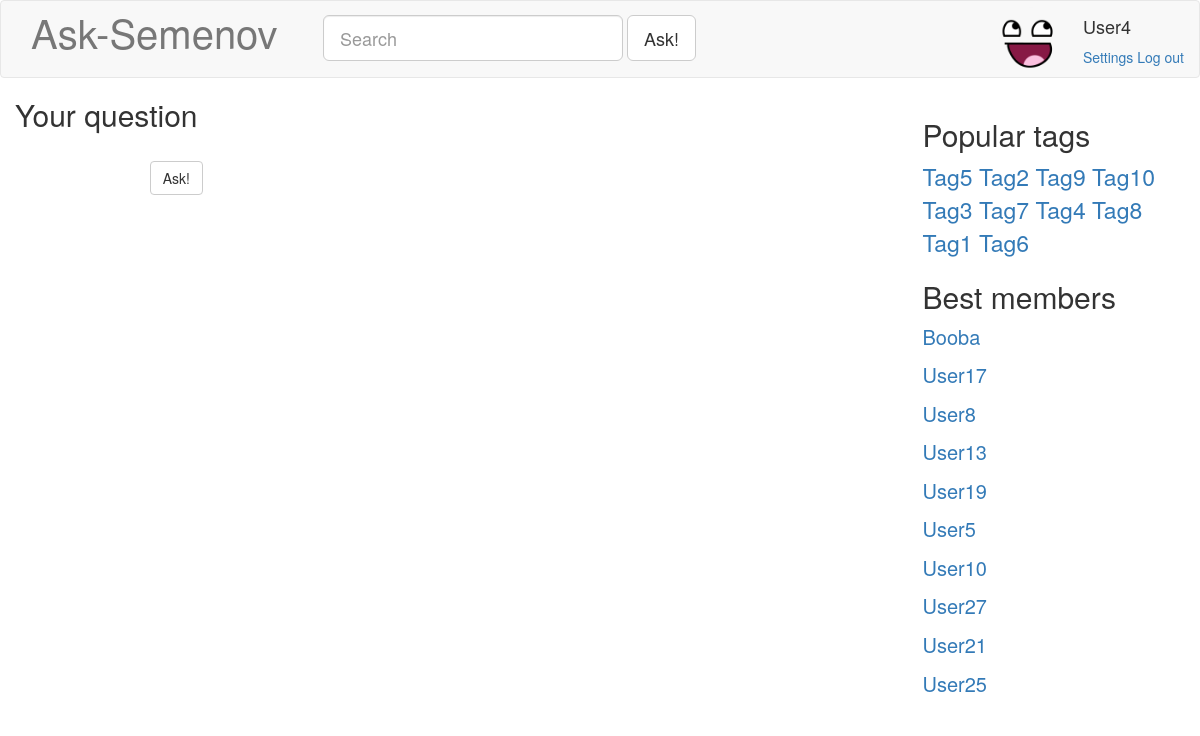
The app's page /ask/ (signed in) with its own data.
### blog/models.py (models this page shows, shortened)
class Profile( models.Model ):
	user = models.OneToOneField( User, null = False, blank = False, on_delete = models.CASCADE )
	nickname = models.TextField( null = False, blank = False, max_length = 30 )
	image = models.ImageField( null = False, blank = True, upload_to = '', default = 'dummy.png', max_length = 100 )
	rating = models.IntegerField( null = False, default = 0 )
	objects = ProfileManager()
	class Meta:
		verbose_name = "Профиль"
		verbose_name_plural = "Профили"

class Tag( models.Model ):
	caption = models.CharField( unique = True, null = False, blank = False, max_length = 20 )
	objects = TagManager()
	def __str__( self ):
		return str( self.caption )
	class Meta:
		verbose_name = "Тэг"
		verbose_name_plural = "Тэги"

### blog/views.py (the view)
# urls.py: url(r'^ask/$', blogViews.ask, name="askQuestion"),
@login_required( redirect_field_name='continue' )
def ask( request ):
	if ( request.method == 'POST' ):
		form = blogForms.AskForm( request.POST )
		if ( form.is_valid() ):
			newQuestion = form.save( Profile.objects.get_by_login( request.user.username ) )
			return HttpResponseRedirect( '/question/' + str( newQuestion.id ) + '/' )
	else:
		form = blogForms.AskForm()
	result = makeBase( request )
	result[ 'form' ] = form
	return render( request, 'ask.html', result )

### blog/models.py (called while the page is built)
	def rating_sorted( self ):
		return super( TagManager, self ).annotate( questionCount = models.Count( 'question' ) ).order_by( '-questionCount' )

	def rating_sorted( self ):
		return super( ProfileManager, self ).order_by( '-rating' )

	def get_by_login( self, username ):
		return super( ProfileManager, self ).get( user__username = username )

### blog/views.py (called while the page is built)
def makeBase( request ):
	result = {
		'hotTags': Tag.objects.rating_sorted()[:10],
		'bestMembers': Profile.objects.rating_sorted()[:10],
	}
	if ( request.user.is_authenticated ):
		result[ 'profile' ] = Profile.objects.get_by_login( request.user.username )
	else:
		result[ 'profile' ] = None
	return result

### templates/ask.html (shortened to what this page needs)
{% extends "base.html" %}
{% load static %}
{% block extras %} <link rel="stylesheet" href="{% static "css/forms.css" %}"> {% endblock %}
{% block customContent %}
<div class="container-fluid">
	<h2>Your question</h2>
	<form class="col-md-10 form-horizontal ask-formContainer" enctype="multipart/form-data" method="post">
		<div class="form-group">
			<div class="col-sm-7 col-sm-offset-2">
				<button type="submit" class="btn btn-default">Ask!</button>
			</div>
		</div>
	</form>
</div>
{% endblock %}

### templates/base.html (shortened to what this page needs)
{% load static %}
<!DOCTYPE html>
<html>
	<head>
		<link rel="stylesheet" href="{% static "css/bootstrap.min.css" %}">
		<link rel="stylesheet" href="{% static "css/base.css" %}">
		{% block extras %}{% endblock %}
	</head>
	<body>
		<nav class="navbar navbar-default ask-navbar">
			<div class="container-fluid">
				<div class="navbar-header col-md-3">
		      		{% url 'mainPage' as mainPageURL %}
					<a class="navbar-brand ask-navbarBrand" href="{{ mainPageURL }}">Ask-Semenov</a>
				</div>
				<div class="collapse navbar-collapse">
					{% url 'askQuestion' as askURL %}
					<form class="navbar-form navbar-left" role="search" action="{{ askURL }}">
						<div class="form-group">
							<input id="ask-mainSearchField" class="form-control input-lg" type="text"  placeholder="Search">
						</div>
						<button type="submit" class="btn btn-lg btn-default">Ask!</button>
					</form>
				{% if profile %}
					<ul class="nav navbar-nav navbar-right">
						<li class="pull-right">
							<div class="media">
								<div class="media-left media-middle">
									<a class="navbar-link" href="#">
										<img id="ask-profilePicture" class="media-object img-circle" src="{{ profile.image.url }}">
									</a>
								</div>
								<div class="media-right">
									<h4> {{ profile.nickname }}</h4>
									<div>
										{% url 'settings' as settingsURL %}
										<a href="{{ settingsURL }}">Settings</a>
										{% url 'logout' as logoutURL %}
										<a href="{{ logoutURL }}">Log out</a>
									</div>
								</div>
							</div>
						</li>
					</ul>
				{% endif %}
				</div>
			</div>
		</nav>
		<div class="row">
			<div class="container col-md-9">
			{% block customContent %}{% endblock %}
			</div>
			<div class="col-md-3 ask-rightColumn">
				<div class="ask-tagsBlock">
					<h2>Popular tags</h2>
					<div class="ask-popularTags">
					{% for tag in hotTags %}
					{% url 'taggedQuestions' tag as taggedQuestionsURL %}
						<a href="{{ taggedQuestionsURL }}">{{ tag.caption|title }}</a>
					{% endfor %}
					</div>
				</div>
				<div class="ask-bestMembersBlock">
					<h2>Best members</h2>
					<ul class="list-unstyled ask-bestMembers">
					{% for member in bestMembers %}
						<li><a href="#">{{ member.nickname }}</a></li>
					{% endfor %}
					</ul>
				</div>
			</div>
		</div>
	</body>
</html>

### static/css/base.css (style rules this page uses)
.html, body { height: 100%; }
.ask-navbar { margin-bottom: 0px; padding-top: 6px; padding-bottom: 6px; }
.ask-navbarBrand { font-size: 40px; }
#ask-mainSearchField { width: 300px; }
#ask-profilePicture { width: 64px; height: 64px; }
.ask-rightColumn { margin-top: 20px; padding-right: 50px; }
.ask-popularTags { font-size: 23px; }
.ask-bestMembers > li { font-size: 20px; margin: 10px 0; }

### static/css/forms.css (style rules this page uses)
.ask-formContainer { margin-top: 20px; }

### records on screen
Profile: image (picture), nickname "User4"
Tag: caption "Tag5"
Tag: caption "Tag2"
Tag: caption "Tag9"
Tag: caption "Tag10"
Tag: caption "Tag3"
Tag: caption "Tag7"
Tag: caption "Tag4"
Tag: caption "Tag8"
Tag: caption "Tag1"
Tag: caption "Tag6"
Profile: nickname "Booba"
Profile: nickname "User17"
Profile: nickname "User8"
Profile: nickname "User13"
Profile: nickname "User19"
Profile: nickname "User5"
Profile: nickname "User10"
Profile: nickname "User27"
Profile: nickname "User21"
Profile: nickname "User25"
